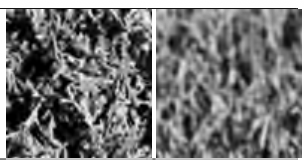
#> input picture pz2_4/images/textures_var10.png, 304 x 160 px
$ python make_reports.py
#> lines starting #> are read from the running program, lines starting #| are printed output that depends on the picture
### pz1/training_matrix.py
"""ПЗ-1. Формирование входной обучающей матрицы Y[1..m, 1..N, 1..n].

Вариант 10: два изображения-текстуры (классы распознавания X1, X2).
"""
import numpy as np
from PIL import Image

M = 2      # m - количество классов
N = 100    # N - количество признаков распознавания
n = 100    # n - количество реализаций


def split_textures(path):
    """Вырезает из общей картинки две текстуры (левая - класс 1, правая - класс 2)."""
#> called with path = 'images/textures_var10.png'
    im = Image.open(path).convert("L")
    # границы подобраны по однородным (белым) полосам исходного файла
    left = im.crop((0, 8, 152, 160))
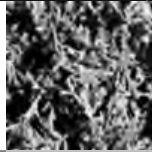
#> left: PIL image 152x152 L; min 0, max 255, mean 99.9
    right = im.crop((156, 8, 302, 160))
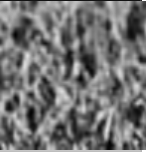
#> right: PIL image 146x152 L; min 3, max 255, mean 114.8
    return [left, right]


def brightness(img, size=(N, n)):
    """Яркость пикселя (R+G+B)/3 -> матрица size[1] x size[0] (целые 0..255).
    Изображение центрально обрезается до N x n пикселей."""
    a = np.asarray(img.convert("RGB"), dtype=np.int32)
    h, w = a.shape[:2]
    top, lft = (h - size[1]) // 2, (w - size[0]) // 2
    a = a[top:top + size[1], lft:lft + size[0]]
    return (a[..., 0] + a[..., 1] + a[..., 2]) // 3


def build_Y(images):
    """Y[k, i, j] - значение i-го признака (столбец изображения) в j-й реализации (строка)."""
    Y = np.zeros((len(images), N, n), dtype=np.int32)
    for k, img in enumerate(images):
        b = brightness(img)          # b[строка j, столбец i]
        Y[k] = b.T                   # -> [признак i, реализация j]
    return Y


# [4 lines left out: function format_matrix, not called in this run]


# [8 lines that do not run on import are left out]

### pz4/code_distances.py
"""ПЗ-4. Кодовые расстояния между центрами классов и реализациями (метрика Хемминга)."""
import numpy as np


def hamming(a, b):
    """Кодовое расстояние Хемминга между двоичными векторами."""
    return int(np.sum(a != b))


def center_distance_matrix(EV):
    """Матрица M x M кодовых расстояний между эталонными векторами."""
    M = EV.shape[0]
    return np.array([[hamming(EV[a], EV[b]) for b in range(M)] for a in range(M)])


def neighbors(EV):
    """PARA[k] - ближайший сосед класса k (минимум в строке матрицы расстояний, k != l).
    При нескольких равных минимумах берётся первый (они равноправны)."""
    D = center_distance_matrix(EV).astype(float)
    np.fill_diagonal(D, np.inf)
    return D.argmin(axis=1)


def realization_distances(X, EV, k, c):
    """Расстояния от центра класса c до всех n реализаций класса k: массив длины n."""
    return np.array([hamming(EV[c], X[k, :, j]) for j in range(X.shape[2])])


def build_SK(X, EV, k, l):
    """SK[1,j]  - расстояние от центра текущего класса k до его реализаций;
       SK[2,j]  - расстояние от центра класса k до реализаций ближайшего соседа l."""
    return np.vstack([realization_distances(X, EV, k, k),
                      realization_distances(X, EV, l, k)])


def build_SK_PARA(X, EV, k, l):
    """То же, но текущим классом считается ближайший сосед l:
       SK_PARA[1,j] - от центра l до реализаций l, SK_PARA[2,j] - от центра l до реализаций k."""
    return build_SK(X, EV, l, k)


def line_positions(X, EV, k, l):
    """Положение реализаций на горизонтальной прямой: центр k в точке 0, центр l в точке D.
    По расстояниям r1 (до центра k) и r2 (до центра l) координата
    t = (D^2 + r1^2 - r2^2) / (2D); при D = 0 центры совпадают, используется t = r1."""
    D = hamming(EV[k], EV[l])
    r1k = realization_distances(X, EV, k, k); r2k = realization_distances(X, EV, k, l)
    r1l = realization_distances(X, EV, l, k); r2l = realization_distances(X, EV, l, l)
    if D == 0:
        return D, r1k.astype(float), r1l.astype(float)
    t = lambda r1, r2: (D**2 + r1.astype(float)**2 - r2.astype(float)**2) / (2 * D)
    return D, t(r1k, r2k), t(r1l, r2l)

### pz2/binary_matrix.py
"""ПЗ-2. Бинарная обучающая матрица X[1..m, 1..N, 1..n] (бинарное пространство Хемминга)."""
import numpy as np

DELTA = 50  # поле контрольных допусков (delta = ±50)


def tolerances(Y, delta=DELTA):
    """Система контрольных допусков: NDK[k,i] = mean - delta, VDK[k,i] = mean + delta,
    где mean - среднее i-го признака по n реализациям класса k."""
    mean = Y.mean(axis=2)                 # [m, N]
    return mean - delta, mean + delta


def binarize(Y, ndk, vdk):
    """X[k,i,j] = 1, если NDK[k,i] <= Y[k,i,j] <= VDK[k,i], иначе 0."""
    return ((Y >= ndk[:, :, None]) & (Y <= vdk[:, :, None])).astype(np.int8)


# [4 lines left out: function format_binary, not called in this run]

### pz4/reference_vectors.py
"""ПЗ-3. Эталонные векторы (геометрические центры) классов распознавания EV[1..m, 1..N]."""
import numpy as np

RO = 0.5  # уровень селекции координат эталонного вектора


def reference_vectors(X, ro=RO):
    """EV[k,i] = 1, если (1/n) * sum_j X[k,i,j] > ro, иначе 0."""
    return (X.mean(axis=2) > ro).astype(np.int8)

### pz2_4/make_reports.py
import numpy as np
import matplotlib
matplotlib.use("Agg")
import matplotlib.pyplot as plt
from docx import Document
from docx.shared import Pt, Cm
from docx.enum.text import WD_ALIGN_PARAGRAPH
from training_matrix import split_textures, build_Y, brightness, M, N, n
from binary_matrix import tolerances, binarize, DELTA
from reference_vectors import reference_vectors, RO
from code_distances import (center_distance_matrix, neighbors, build_SK, build_SK_PARA,
                            line_positions, hamming)

imgs = split_textures("images/textures_var10.png")
#> imgs = 2 items
Y = build_Y(imgs)
#> the loop in build_Y, `for k, img in enumerate(images):` made 2 passes
#> (h in brightness, w in brightness, top in brightness, lft in brightness) on passes 1 to 2: (152, 152, 26, 26), (152, 146, 26, 23)
#> pass 1, in brightness, `a = a[top:top + size[1], lft:lft + size[0]]`:
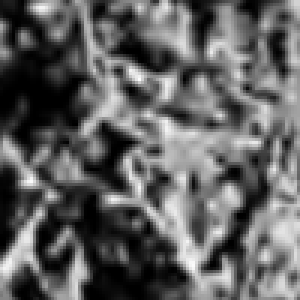
#> a: shape (100, 100, 3) int32 (shown 3 times larger); min 0, max 253, mean 96.2
ndk, vdk = tolerances(Y, DELTA)
X = binarize(Y, ndk, vdk)
EV = reference_vectors(X, RO)
PARA = neighbors(EV)
#> in neighbors, `D = center_distance_matrix(EV).astype(float)`: D = [[0, 41], [41, 0]]
#> PARA = [1, 0]
DM = center_distance_matrix(EV)
#> DM = [[0, 41], [41, 0]]
k, l = 0, int(PARA[0])
#> k = 0; l = 1
SK, SKP = build_SK(X, EV, k, l), build_SK_PARA(X, EV, k, l)
SK2, SKP2 = build_SK(X, EV, l, k), build_SK_PARA(X, EV, l, k)   # для текущего класса 2

# ---------- рисунки ----------
fig, ax = plt.subplots(2, 2, figsize=(6, 6))
for c in range(M):
    ax[0][c].imshow(brightness(imgs[c]), cmap="gray", vmin=0, vmax=255)
    ax[0][c].set_title(f"Класс {c+1}: яркость"); ax[0][c].axis("off")
    ax[1][c].imshow(X[c].T, cmap="gray", vmin=0, vmax=1)
    ax[1][c].set_title(f"Класс {c+1}: бинарная матрица"); ax[1][c].axis("off")
#> this loop made 2 passes
#> (top in brightness, lft in brightness) on pass 2: (26, 23)
#> pass 2, in brightness (call 4), `a = a[top:top + size[1], lft:lft + size[0]]`:
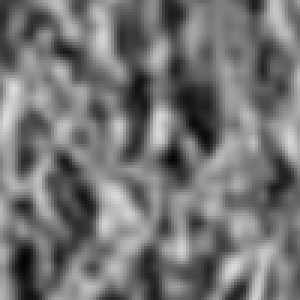
#> a: shape (100, 100, 3) int32 (shown 3 times larger); min 4, max 222, mean 115.6
plt.tight_layout(); plt.savefig("images/binary.png", dpi=150); plt.close()
#> after `plt.tight_layout()`:
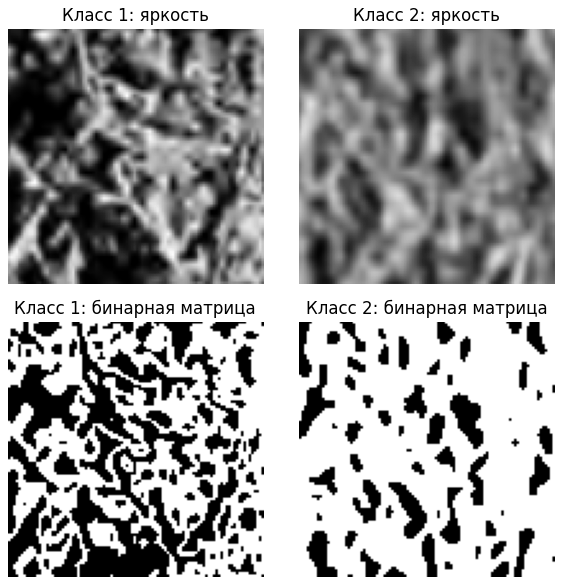
#> figure drawn by matplotlib, 4 panels

fig, ax = plt.subplots(1, 2, figsize=(7, 2))
for c in range(M):
    ax[c].imshow(np.tile(EV[c][None, :], (10, 1)), cmap="gray", vmin=0, vmax=1, aspect="auto")
    ax[c].set_title(f"Эталонный вектор класса {c+1} ({int(EV[c].sum())} из {N} единиц)", fontsize=8)
    ax[c].set_yticks([]); ax[c].set_xlabel("признак i")
plt.tight_layout(); plt.savefig("images/ev.png", dpi=150); plt.close()
#> after `plt.tight_layout()`:
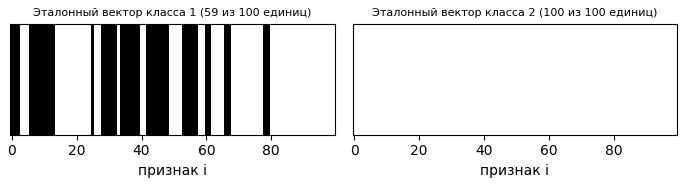
#> figure drawn by matplotlib, 2 panels

D, t1, t2 = line_positions(X, EV, k, l)
#> in line_positions, `D = hamming(EV[k], EV[l])`: D = 41
#> in line_positions, `r1k = realization_distances(X, EV, k, k)`: r1k = 100 values, max 59 at index 0, min 22 at index 26, mean 39.06
#> in line_positions, `r2k = realization_distances(X, EV, k, l)`: r2k = 100 values, max 66 at index 97, min 26 at index 7, mean 45.78
#> in line_positions, `r1l = realization_distances(X, EV, l, k)`: r1l = 100 values, max 54 at index 47, min 30 at index 74, mean 43.07
#> in line_positions, `r2l = realization_distances(X, EV, l, l)`: r2l = 100 values, max 36 at index 99, min 8 at index 48, mean 21.61
#> t1 = 100 values, max 43.22 at index 63, min -19.34 at index 97, mean 13.06; t2 = 100 values, max 51.66 at index 47, min 21.27 at index 31, mean 37.29
fig, ax = plt.subplots(figsize=(7, 2.6))
ax.axhline(0, color="gray", lw=.8)
ax.scatter(t1, np.full(n, .12), s=10, alpha=.6, label="реализации класса 1")
ax.scatter(t2, np.full(n, -.12), s=10, alpha=.6, label="реализации класса 2")
ax.scatter([0, D], [0, 0], c="k", marker="x", s=80, label="центры классов")
ax.set_yticks([]); ax.set_xlabel("положение на прямой (кодовое расстояние)"); ax.legend(fontsize=7)
plt.tight_layout(); plt.savefig("images/line.png", dpi=150); plt.close()
#> after `plt.tight_layout()`:
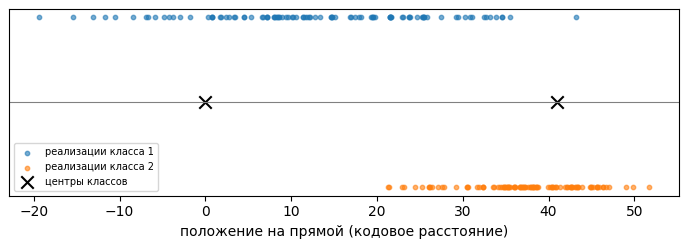
#> figure drawn by matplotlib, 1 panel

# ---------- помощники для docx ----------
def new_doc():
#> (the run stopped early here; a loop or call above may not have finished)
